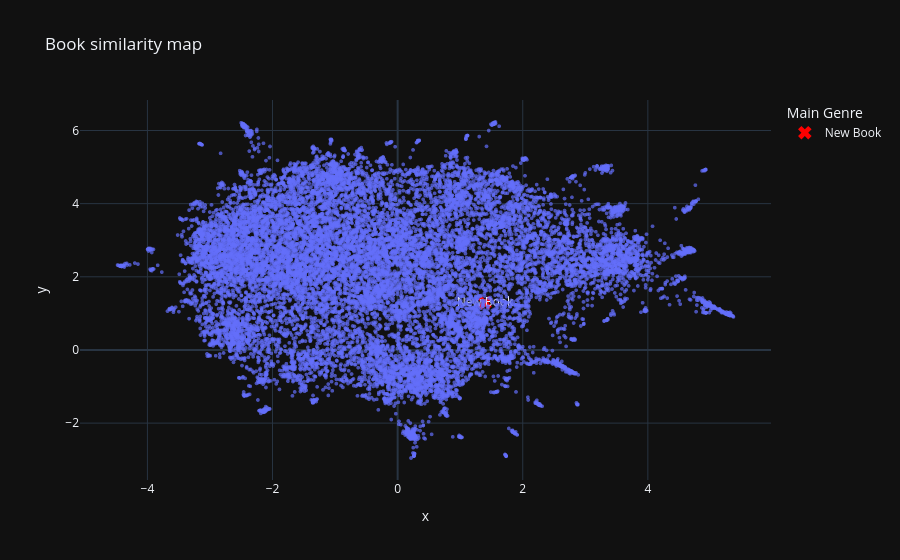

The notebook cell saved with this chart:
### Markdown cell above
#### 3.1.5 Adding a new book

### Code cell
new_book = {
    'title': "Martyr!",
    'author': "Kaveh Akbar",
    'plot_summary': """
Cyrus is a queer poet living in Indiana, recovering from addiction to alcohol and drugs. His father, now deceased, was an Iranian migrant worker on a farm in rural Indiana. Cyrus believes that when he was a baby, his mother was killed on Iran Air Flight 655, a passenger plane which was shot down by a US missile during the Iran-Iraq war.

Cyrus is interested in the idea of martyrdom, and begins working on a "book of martyrs", while considering his own conceptual suicide as a potential martyr. He hears of an Iranian performance artist named Orkideh, who has terminal breast cancer, and is spending her last days in the Brooklyn Museum as part of a Marina Abramović-esque performance piece named "Death-Speak". Cyrus travels to New York to talk with Orkideh, bringing his roommate Zee. Zee has strong feelings for Cyrus, although their relationship is often fraught.

The book cycles between time periods and perspectives, including chapters told by Cyrus' mother, who was in a secret lesbian relationship in Iran, and his uncle, who, while serving in the Iran-Iraq war, was instructed to dress as an "angel" on horseback in order to comfort dying Iranian soldiers on the battlefield.

Upon Orkideh's death, Cyrus finds out from Sang - Orkideh's gallerist and ex-wife - that Orkideh was actually his mother, Roya. Roya had swapped passports with her lover Leila in order to escape Iran, and Leila was killed on the plane. In a dreamlike final scene, Cyrus appears to reconcile with Zee, before walking into a pool of golden light.
    """
}

new_embedding = model.encode([new_book['plot_summary']])

new_point = reducer.transform(new_embedding)

fig.add_scatter(
    x=[new_point[0, 0]],
    y=[new_point[0, 1]],
    mode="markers+text",
    text=["New Book"],
    marker=dict(size=12, color="red", symbol="x"),
    name="New Book"
)
fig.show()

### Figure 1 — Plotly figure (JSON) as saved in the notebook; plotly's stock layout.template omitted (floating-point values rounded to 4 significant figures; data arrays with more than 128 entries replaced by an {"elided": "..."} marker saying what was removed)
{"data": [{"customdata": {"elided": "16220x2 str values"}, "hovertemplate": "x=%{x}<br>y=%{y}<br>book_title=%{customdata[0]}<br>author=%{customdata[1]}<extra></extra>", "legendgroup": "", "marker": {"color": "#636efa", "symbol": "circle", "opacity": 0.7, "size": 4}, "mode": "markers", "name": "", "showlegend": false, "x": {"elided": "16220 float values"}, "xaxis": "x", "y": {"elided": "16220 float values"}, "yaxis": "y", "type": "scattergl"}, {"marker": {"color": "red", "size": 12, "symbol": "x"}, "mode": "markers+text", "name": "New Book", "text": ["New Book"], "x": [1.397], "y": [1.29], "type": "scatter"}], "layout": {"xaxis": {"anchor": "y", "domain": [0.0, 1.0], "title": {"text": "x"}}, "yaxis": {"anchor": "x", "domain": [0.0, 1.0], "title": {"text": "y"}}, "legend": {"tracegroupgap": 0, "title": {"text": "Main Genre"}}, "title": {"text": "Book similarity map"}}}
